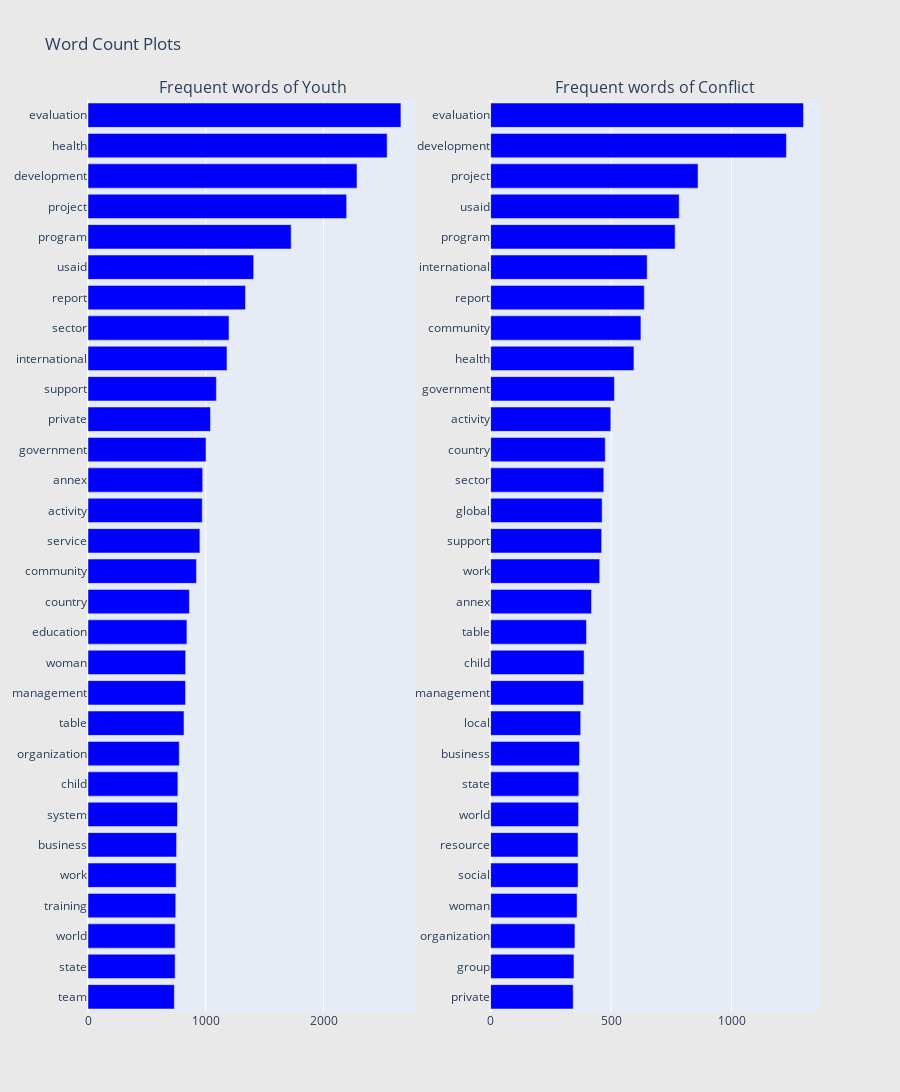

This figure's notebook cell:
### Code cell
from collections import defaultdict
import plotly.graph_objs as go
import warnings
warnings.filterwarnings('ignore')
from plotly import tools
import plotly.offline as py

train_y_df = df_text[df_text["spec_consideration_labels"].apply(lambda x: 'Youth' in x)]
# train_w_df = df_text[df_text["spec_consideration_labels"].apply(lambda x: "Gender & Women's Economic Empowerment" in x)]
train_w_df = df_text[df_text["spec_consideration_labels"].apply(lambda x: "Conflict" in x)]

## custom function for ngram generation ##
def generate_ngrams(text, n_gram=1):
    token = [token for token in text.lower().split(" ") if token != "" if token not in lst_stopwords]
    ngrams = zip(*[token[i:] for i in range(n_gram)])
    return [" ".join(ngram) for ngram in ngrams]

## custom function for horizontal bar chart ##
def horizontal_bar_chart(df, color):
    trace = go.Bar(
        y=df["word"].values[::-1],
        x=df["wordcount"].values[::-1],
        showlegend=False,
        orientation = 'h',
        marker=dict(
            color=color,
        ),
    )
    return trace

## Get the bar chart from sincere questions ##
freq_dict = defaultdict(int)
for sent in train_y_df["text_clean"]:
    for word in generate_ngrams(sent):
        freq_dict[word] += 1
fd_sorted = pd.DataFrame(sorted(freq_dict.items(), key=lambda x: x[1])[::-1])
fd_sorted.columns = ["word", "wordcount"]
trace_y = horizontal_bar_chart(fd_sorted.head(30), 'blue')

## Get the bar chart from insincere questions ##
freq_dict = defaultdict(int)
for sent in train_w_df["text_clean"]:
    for word in generate_ngrams(sent):
        freq_dict[word] += 1
fd_sorted = pd.DataFrame(sorted(freq_dict.items(), key=lambda x: x[1])[::-1])
fd_sorted.columns = ["word", "wordcount"]
trace_w = horizontal_bar_chart(fd_sorted.head(30), 'blue')

# Creating two subplots
fig = tools.make_subplots(rows=1, cols=2, vertical_spacing=0.04,
                          subplot_titles=["Frequent words of Youth", 
                                          "Frequent words of Conflict"])
fig.append_trace(trace_y, 1, 1)
fig.append_trace(trace_w, 1, 2)
fig['layout'].update(height=1200, width=900, paper_bgcolor='rgb(233,233,233)', title="Word Count Plots")
py.iplot(fig, filename='word-plots')

### Figure 1 — Plotly figure (JSON) as saved in the notebook; plotly's stock layout.template omitted (floating-point values rounded to 4 significant figures)
{"data": [{"marker": {"color": "blue"}, "orientation": "h", "showlegend": false, "type": "bar", "x": [733, 740, 740, 745, 749, 752, 760, 763, 775, 815, 828, 829, 840, 861, 921, 950, 970, 974, 1002, 1040, 1090, 1180, 1197, 1337, 1407, 1725, 2196, 2284, 2540, 2657], "xaxis": "x", "y": ["team", "state", "world", "training", "work", "business", "system", "child", "organization", "table", "management", "woman", "education", "country", "community", "service", "activity", "annex", "government", "private", "support", "international", "sector", "report", "usaid", "program", "project", "development", "health", "evaluation"], "yaxis": "y"}, {"marker": {"color": "blue"}, "orientation": "h", "showlegend": false, "type": "bar", "x": [343, 346, 350, 359, 363, 363, 365, 366, 369, 374, 386, 388, 398, 419, 453, 461, 463, 470, 476, 499, 514, 595, 624, 638, 650, 766, 783, 861, 1228, 1299], "xaxis": "x2", "y": ["private", "group", "organization", "woman", "social", "resource", "world", "state", "business", "local", "management", "child", "table", "annex", "work", "support", "global", "sector", "country", "activity", "government", "health", "community", "report", "international", "program", "usaid", "project", "development", "evaluation"], "yaxis": "y2"}], "layout": {"annotations": [{"font": {"size": 16}, "showarrow": false, "text": "Frequent words of Youth", "x": 0.225, "xanchor": "center", "xref": "paper", "y": 1, "yanchor": "bottom", "yref": "paper"}, {"font": {"size": 16}, "showarrow": false, "text": "Frequent words of Conflict", "x": 0.775, "xanchor": "center", "xref": "paper", "y": 1, "yanchor": "bottom", "yref": "paper"}], "height": 1200, "paper_bgcolor": "rgb(233,233,233)", "title": {"text": "Word Count Plots"}, "width": 900, "xaxis": {"anchor": "y", "domain": [0, 0.45]}, "xaxis2": {"anchor": "y2", "domain": [0.55, 1]}, "yaxis": {"anchor": "x", "domain": [0, 1]}, "yaxis2": {"anchor": "x2", "domain": [0, 1]}}}
